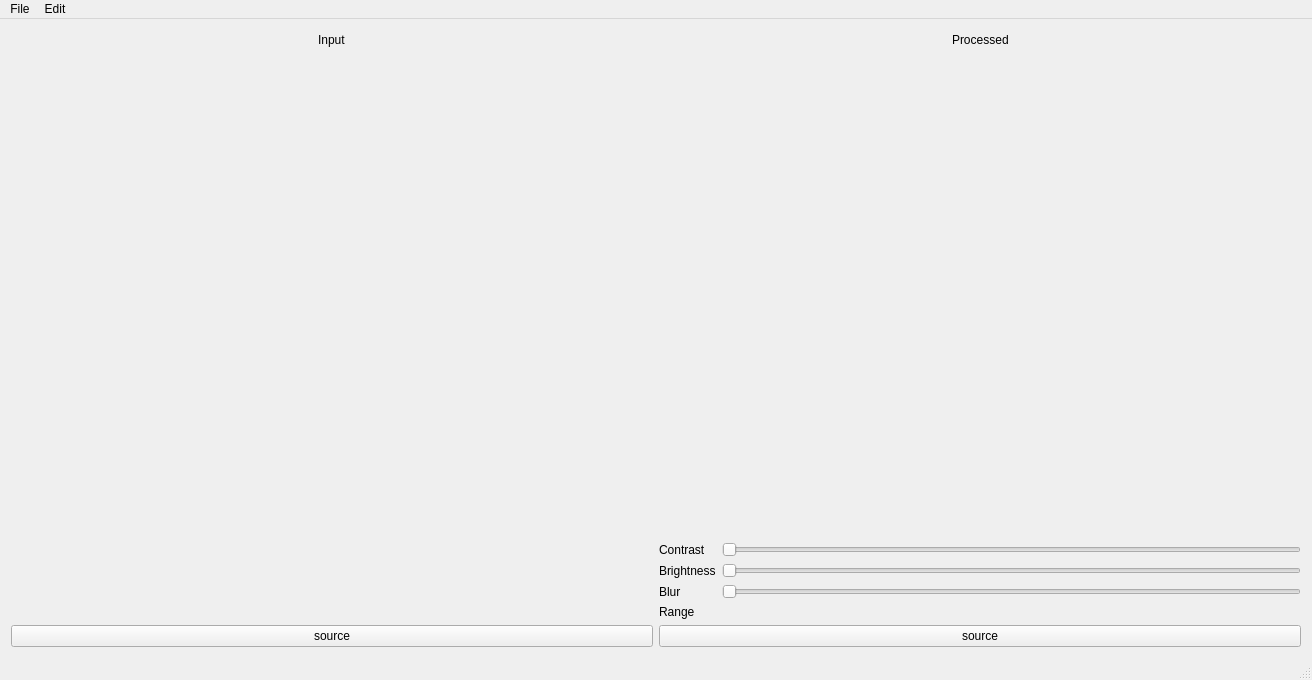
<?xml version="1.0" encoding="UTF-8"?>
<ui version="4.0">
 <class>MainWindow</class>
 <widget class="QMainWindow" name="MainWindow">
  <property name="geometry">
   <rect>
    <x>0</x>
    <y>0</y>
    <width>1312</width>
    <height>644</height>
   </rect>
  </property>
  <property name="windowTitle">
   <string>MainWindow</string>
  </property>
  <widget class="QWidget" name="centralWidget">
   <layout class="QVBoxLayout" name="verticalLayout_2">
    <item>
     <layout class="QVBoxLayout" name="verticalLayout">
      <item>
       <layout class="QHBoxLayout" name="horizontalLayout">
        <item>
         <layout class="QVBoxLayout" name="verticalLayout_4">
          <item>
           <layout class="QHBoxLayout" name="horizontalLayout_6">
            <item>
             <spacer name="horizontalSpacer">
              <property name="orientation">
               <enum>Qt::Horizontal</enum>
              </property>
              <property name="sizeHint" stdset="0">
               <size>
                <width>40</width>
                <height>20</height>
               </size>
              </property>
             </spacer>
            </item>
            <item>
             <widget class="QLabel" name="label">
              <property name="text">
               <string>Input</string>
              </property>
             </widget>
            </item>
            <item>
             <spacer name="horizontalSpacer_2">
              <property name="orientation">
               <enum>Qt::Horizontal</enum>
              </property>
              <property name="sizeHint" stdset="0">
               <size>
                <width>40</width>
                <height>20</height>
               </size>
              </property>
             </spacer>
            </item>
           </layout>
          </item>
          <item>
           <widget class="QWidget" name="DynamicWidget" native="true">
            <property name="sizePolicy">
             <sizepolicy hsizetype="MinimumExpanding" vsizetype="MinimumExpanding">
              <horstretch>0</horstretch>
              <verstretch>0</verstretch>
             </sizepolicy>
            </property>
            <property name="minimumSize">
             <size>
              <width>640</width>
              <height>480</height>
             </size>
            </property>
           </widget>
          </item>
         </layout>
        </item>
        <item>
         <layout class="QVBoxLayout" name="verticalLayout_3">
          <item>
           <layout class="QHBoxLayout" name="horizontalLayout_3">
            <item>
             <spacer name="horizontalSpacer_3">
              <property name="orientation">
               <enum>Qt::Horizontal</enum>
              </property>
              <property name="sizeHint" stdset="0">
               <size>
                <width>40</width>
                <height>20</height>
               </size>
              </property>
             </spacer>
            </item>
            <item>
             <widget class="QLabel" name="label_2">
              <property name="text">
               <string>Processed</string>
              </property>
             </widget>
            </item>
            <item>
             <spacer name="horizontalSpacer_4">
              <property name="orientation">
               <enum>Qt::Horizontal</enum>
              </property>
              <property name="sizeHint" stdset="0">
               <size>
                <width>40</width>
                <height>20</height>
               </size>
              </property>
             </spacer>
            </item>
           </layout>
          </item>
          <item>
           <widget class="QWidget" name="StaticWidget" native="true">
            <property name="sizePolicy">
             <sizepolicy hsizetype="MinimumExpanding" vsizetype="MinimumExpanding">
              <horstretch>0</horstretch>
              <verstretch>0</verstretch>
             </sizepolicy>
            </property>
            <property name="minimumSize">
             <size>
              <width>640</width>
              <height>480</height>
             </size>
            </property>
           </widget>
          </item>
          <item>
           <layout class="QFormLayout" name="formLayout">
            <item row="0" column="0">
             <widget class="QLabel" name="contrastRightLabel">
              <property name="text">
               <string>Contrast</string>
              </property>
             </widget>
            </item>
            <item row="1" column="0">
             <widget class="QLabel" name="brightnessRightLabel">
              <property name="text">
               <string>Brightness</string>
              </property>
             </widget>
            </item>
            <item row="1" column="1">
             <widget class="QSlider" name="brightnessRightSlider">
              <property name="minimum">
               <number>0</number>
              </property>
              <property name="maximum">
               <number>255</number>
              </property>
              <property name="orientation">
               <enum>Qt::Horizontal</enum>
              </property>
             </widget>
            </item>
            <item row="2" column="0">
             <widget class="QLabel" name="blurRightLabel">
              <property name="text">
               <string>Blur</string>
              </property>
             </widget>
            </item>
            <item row="2" column="1">
             <widget class="QSlider" name="blurRightSlider">
              <property name="orientation">
               <enum>Qt::Horizontal</enum>
              </property>
             </widget>
            </item>
            <item row="3" column="0">
             <widget class="QLabel" name="rightRangeLabel">
              <property name="text">
               <string>Range</string>
              </property>
             </widget>
            </item>
            <item row="3" column="1">
             <widget class="QWidget" name="rightRangeWidget" native="true"/>
            </item>
            <item row="0" column="1">
             <widget class="QSlider" name="contrastRightSlider">
              <property name="minimum">
               <number>0</number>
              </property>
              <property name="maximum">
               <number>255</number>
              </property>
              <property name="value">
               <number>0</number>
              </property>
              <property name="sliderPosition">
               <number>0</number>
              </property>
              <property name="orientation">
               <enum>Qt::Horizontal</enum>
              </property>
             </widget>
            </item>
           </layout>
          </item>
         </layout>
        </item>
       </layout>
      </item>
      <item>
       <layout class="QHBoxLayout" name="horizontalLayout_2">
        <item>
         <widget class="QPushButton" name="leftSourceButton">
          <property name="text">
           <string>source</string>
          </property>
         </widget>
        </item>
        <item>
         <widget class="QPushButton" name="rightSourceButton">
          <property name="text">
           <string>source</string>
          </property>
         </widget>
        </item>
       </layout>
      </item>
     </layout>
    </item>
   </layout>
  </widget>
  <widget class="QMenuBar" name="menuBar">
   <property name="geometry">
    <rect>
     <x>0</x>
     <y>0</y>
     <width>1312</width>
     <height>25</height>
    </rect>
   </property>
   <widget class="QMenu" name="menuFile">
    <property name="title">
     <string>File</string>
    </property>
    <addaction name="actionStart_video"/>
    <addaction name="actionStop_video"/>
    <addaction name="separator"/>
    <addaction name="actionStart_tracking"/>
    <addaction name="actionStop_tracking"/>
    <addaction name="separator"/>
    <addaction name="actionQuit"/>
   </widget>
   <widget class="QMenu" name="menuEdit">
    <property name="title">
     <string>Edit</string>
    </property>
    <addaction name="actionDevice"/>
   </widget>
   <addaction name="menuFile"/>
   <addaction name="menuEdit"/>
  </widget>
  <widget class="QStatusBar" name="statusBar"/>
  <action name="actionStart_tracking">
   <property name="enabled">
    <bool>false</bool>
   </property>
   <property name="text">
    <string>Start tracking</string>
   </property>
  </action>
  <action name="actionQuit">
   <property name="text">
    <string>Quit</string>
   </property>
  </action>
  <action name="actionStop_tracking">
   <property name="enabled">
    <bool>false</bool>
   </property>
   <property name="text">
    <string>Stop tracking</string>
   </property>
  </action>
  <action name="actionStart_video">
   <property name="text">
    <string>Start video</string>
   </property>
  </action>
  <action name="actionStop_video">
   <property name="enabled">
    <bool>false</bool>
   </property>
   <property name="text">
    <string>Stop video</string>
   </property>
  </action>
  <action name="actionDevice">
   <property name="text">
    <string>Device</string>
   </property>
  </action>
 </widget>
 <layoutdefault spacing="6" margin="11"/>
 <resources/>
 <connections/>
</ui>
